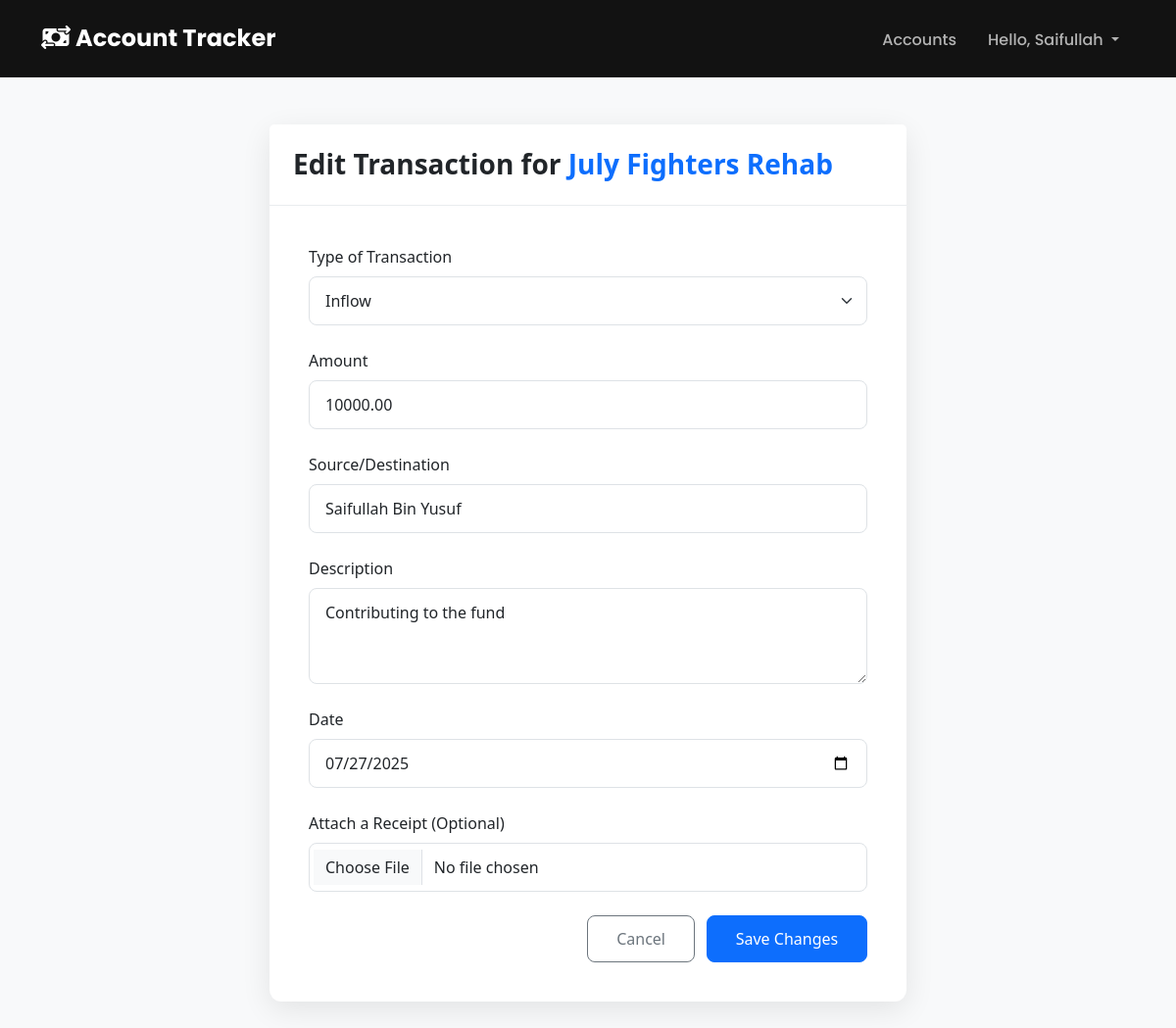
The app's page /edit_transaction/9/ (signed in) with its own data.
### account_logs/models.py (models this page shows, shortened)
class Account(models.Model):
    owner = models.ForeignKey(User, on_delete=models.CASCADE)
    class Currency(models.TextChoices):
        BDT = 'BDT', 'Taka (BDT)'
        USD = 'USD', 'US Dollar (USD)'
        EUR = 'EUR', 'Euro (EUR)'
        GBP = 'GBP', 'Pound Sterling (GBP)'
        OTHER = 'OTHER', 'Other'
    name = models.CharField(max_length=100)
    description = models.TextField(blank=True)
    initial_balance = models.DecimalField(max_digits=10, decimal_places=2)
    date_created = models.DateTimeField(auto_now_add=True)
    currency = models.CharField(
        max_length=5,
        choices=Currency.choices,
        default=Currency.BDT
    )

class Transaction(models.Model):
    TRANSACTION_TYPE_CHOICES = [
        ('Inflow', 'Inflow'),
        ('Expense', 'Expense'),
    ]
    account = models.ForeignKey(Account, on_delete=models.CASCADE, related_name='transactions')
    transaction_type = models.CharField(
        max_length=7,
        choices=TRANSACTION_TYPE_CHOICES,
    )
    amount = models.DecimalField(max_digits=10, decimal_places=2)
    source_or_destination = models.CharField(max_length=200)
    description = models.TextField()
    date = models.DateField()
    receipt = models.FileField(upload_to='receipts/', blank=True, null=True)

### account_logs/views.py (the view, shortened to what this page needs)
# urls.py: path('edit_transaction/<int:transaction_id>/', views.edit_transaction, name='edit_transaction'),
@login_required
def edit_transaction(request, transaction_id):
    transaction = get_object_or_404(Transaction, id=transaction_id)
    account = transaction.account
    if account.owner != request.user:
        raise Http404
    if request.method != 'POST':
        form = TransactionForm(instance=transaction)
    context = {'transaction': transaction, 'account': account, 'form': form}
    return render(request, 'account_logs/edit_transaction.html', context)

### account_logs/forms.py
class TransactionForm(forms.ModelForm):
    class Meta:
        model = Transaction
        fields = ['transaction_type', 'amount', 'source_or_destination',
                  'description', 'date', 'receipt']
        labels = {
            'transaction_type': 'Type of Transaction',
            'amount': 'Amount',
            'source_or_destination': 'Source/Destination',
            'description': 'Description',
            'date': 'Date',
            'receipt': 'Attach a Receipt (Optional)',
        }
        widgets = {
            'transaction_type': forms.Select(attrs={'class': 'form-select'}),
            'amount': forms.NumberInput(attrs={'class': 'form-control'}),
            'source_or_destination': forms.TextInput(attrs={'class': 'form-control'}),
            'description': forms.Textarea(attrs={'class': 'form-control', 'rows': 3}),
            'date': forms.DateInput(attrs={'class': 'form-control', 'type': 'date'}),
            'receipt': forms.FileInput(attrs={'class': 'form-control'}),
        }

### account_logs/templates/account_logs/edit_transaction.html (shortened to what this page needs)
{% extends "account_logs/base.html" %}
{% block content %}
<div class="form-card card">
  <h2 class="card-header h3">
    Edit Transaction for <a href="{% url 'account_logs:account_detail' account.id %}">{{ account.name }}</a>
  </h2>
  <div class="card-body">
    <form method="post" action="{% url 'account_logs:edit_transaction' transaction.id %}" enctype="multipart/form-data">
      {% for field in form %}
        <div class="mb-4">
          <label for="{{ field.id_for_label }}" class="form-label">{{ field.label }}</label>
          {{ field }}
        </div>
      {% endfor %}
      <div class="text-end mt-4">
        <a href="{% url 'account_logs:account_detail' account.id %}" class="btn btn-outline-secondary me-2">Cancel</a>
        <button name="submit" class="btn btn-primary">Save Changes</button>
      </div>
    </form>
  </div>
</div>
{% endblock content %}

### account_logs/templates/account_logs/base.html (shortened to what this page needs)
<!doctype html>
<html lang="en">
<head>
  <link href="https://cdn.jsdelivr.net/npm/bootstrap@5.3.3/dist/css/bootstrap.min.css" rel="stylesheet">
  <link rel="stylesheet" href="https://cdnjs.cloudflare.com/ajax/libs/font-awesome/6.5.2/css/all.min.css" />
</head>
<body class="bg-light">
  <nav class="navbar navbar-expand-md navbar-dark">
    <div class="container">
      <a class="navbar-brand" href="{% url 'account_logs:index' %}"> <i class="fa-solid fa-money-bill-transfer"></i> Account Tracker</a>
      <div class="collapse navbar-collapse" id="navbarCollapse">
        <ul class="navbar-nav ms-auto mb-2 mb-md-0 align-items-center">
          {% if user.is_authenticated %}
            <li class="nav-item">
              <a class="nav-link mx-2" href="{% url 'account_logs:account_logs' %}">Accounts</a>
            </li>
            <li class="nav-item dropdown">
              <a class="nav-link dropdown-toggle mx-2" href="#" role="button" data-bs-toggle="dropdown" aria-expanded="false">
                Hello, {{ user.username }}
              </a>
            </li>
          {% endif %}
        </ul>
      </div>
    </div>
  </nav>
  <main class="container my-5">
    {% block content %}{% endblock content %}
  </main>
</body>
</html>

### account_logs/templates/account_logs/base.html (style rules this page uses)
body { background-color: #f8f9fa; }
:root { --nav-bg: #121212; --nav-surface: #1e1e1e; --nav-primary: #1DB954; --nav-text-primary: #FFFFFF; --nav-text-secondary: #b3b3b3; --font-nav: 'Poppins', sans-serif; }
.navbar { font-family: var(--font-nav); background-color: var(--nav-bg); border-bottom: 1px solid var(--nav-surface); padding-top: 1rem; padding-bottom: 1rem; }
.navbar .navbar-brand { font-size: 1.5rem; font-weight: 700; color: var(--nav-text-primary); }
.navbar .nav-link { font-weight: 500; color: var(--nav-text-secondary); position: relative; padding-bottom: 0.25rem; transition: color 0.3s ease; }
.navbar .nav-link:not(.dropdown-toggle)::after { content: ''; position: absolute; bottom: 0; left: 0; width: 0; height: 2px; background-color: var(--nav-primary); transition: width 0.3s ease; }

### account_logs/templates/account_logs/edit_transaction.html (style rules this page uses)
.form-card { max-width: 650px; margin: 3rem auto; border: none; border-radius: 12px; box-shadow: 0 8px 30px rgba(0, 0, 0, 0.09); }
.form-card .card-header { background-color: #fff; border-bottom: 1px solid #e9ecef; padding: 1.5rem; font-weight: 600; }
.form-card .card-header a { text-decoration: none; }
.form-card .card-body { padding: 2.5rem; }
.form-card .form-control, .form-card .form-select { padding: 0.75rem 1rem; border-radius: 8px; }
.form-card .btn { padding: 0.7rem 1.8rem; font-weight: 500; border-radius: 8px; }

### records on screen
Account: name "July Fighters Rehab"
Transaction: form "Inflow" "10000.00" "Saifullah Bin Yusuf" "Contributing to the fund" "07/27/2025"

### other values on screen
{{ user.username }} "Saifullah"
{{ field.label }} "Type of Transaction" "Amount" "Source/Destination" "Description" "Date" "Attach a Receipt (Optional)"
